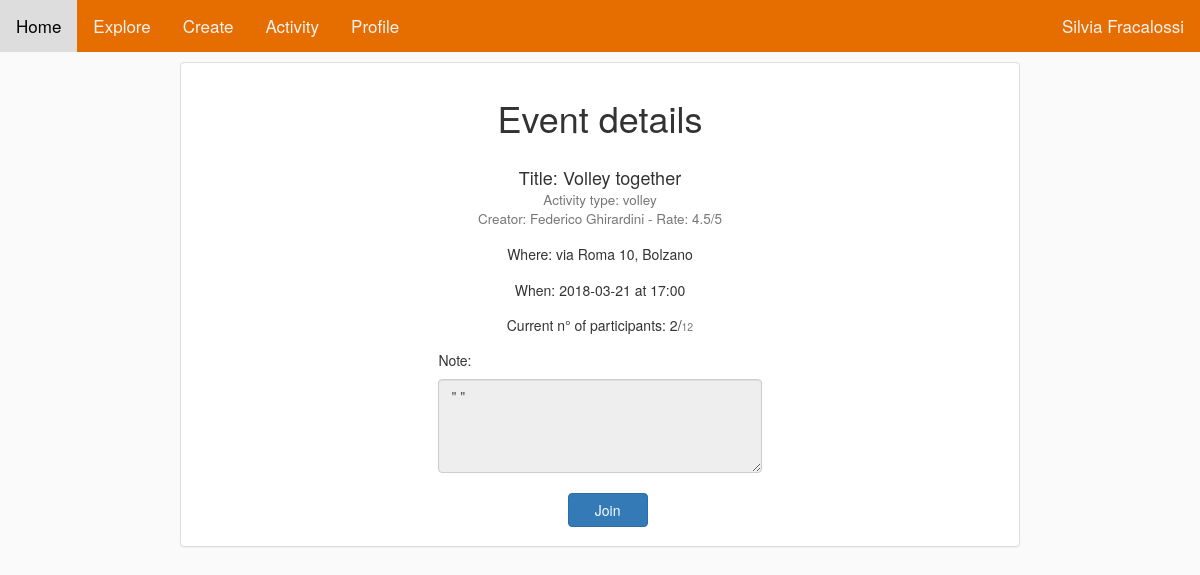
/NOSTRIFILE/SIT_OLD/event_details.php?id=207196622 (signed in), run on the app's committed database.
### tables this page shows
CREATE TABLE athletes (
    ath_id INT NOT NULL AUTO_INCREMENT,
    ath_firstname VARCHAR(20) NOT NULL,
    ath_lastname VARCHAR(20) NOT NULL,
    ath_email VARCHAR(45) NOT NULL,
    ath_username VARCHAR(25) UNIQUE NOT NULL,
    ath_password VARCHAR(32) NOT NULL,
    PRIMARY KEY (ath_id)
);

CREATE TABLE events (
    ev_id INT NOT NULL,
    ev_creator_id INT NOT NULL,
    ev_title VARCHAR(45) NOT NULL,
    ev_sport ENUM('running', 'soccer', 'volley') NOT NULL,
    ev_max_partic INT NOT NULL,
    ev_date DATE NOT NULL,
    ev_time TIME NOT NULL,
    ev_street VARCHAR(45) NOT NULL,
    ev_civic_number INT DEFAULT '1',
    ev_city VARCHAR(45) NOT NULL,
    ev_zip INT(5) NOT NULL,
    ev_lat VARCHAR(15) DEFAULT NULL,
    ev_long VARCHAR(15) DEFAULT NULL,
    ev_visibility TINYINT(1) DEFAULT '0' COMMENT '0 public, 1 private',
    ev_note VARCHAR(150) DEFAULT NULL,
    PRIMARY KEY (ev_id),
    FOREIGN KEY (ev_creator_id) REFERENCES athletes(ath_id)
);

### NOSTRIFILE/SIT_OLD/DatabaseConnector.php (called while the page is built, shortened)
<?php
$servername = "localhost";
$dbuser = "root";
$dbpass = "";
$dbname = "sit";
function getEvent($id){
    global $servername, $dbuser, $dbpass, $dbname;
    $conn = new mysqli($servername, $dbuser, $dbpass, $dbname);
    $select = "SELECT ev_id, ev_creator_id, ev_title, ev_sport, ev_max_partic, ev_date, DATE_FORMAT(ev_time, '%H:%i') as ev_time, ev_street, ev_civic_number, ev_city, ev_zip, ev_lat, ev_long, ev_visibility, ev_note";
    $sql = $select." FROM events WHERE ev_id LIKE \"".$id."\" LIMIT 1;";
    $result = $conn->query($sql);
    if ($result->num_rows > 0) {
        return $result;
    } else {
        return array();
    }
}
function getAthlete($id){
    global $servername, $dbuser, $dbpass, $dbname;
    $conn = new mysqli($servername, $dbuser, $dbpass, $dbname);
    $sql = "SELECT * FROM athletes WHERE ath_id LIKE \"".$id."\" LIMIT 1;";
    $result = $conn->query($sql);
    if ($result->num_rows > 0) {
        return $result;
    } else {
        return array();
    }
}
function getNrParticipants($ev_id){
    global $servername, $dbuser, $dbpass, $dbname;
    $conn = new mysqli($servername, $dbuser, $dbpass, $dbname);
    $sql = "SELECT COUNT(*) AS \"count\" FROM participates WHERE par_event_id LIKE " . $ev_id . " GROUP BY par_event_id LIMIT 1;";
    $result = $conn->query($sql);
    if ($result->num_rows > 0) {
        foreach($result as $number){
            $count = $number["count"];
        }
        return $count;
    } else {
        return 0;
    }
}
function getAthleteAvgRate($user_id) {
    global $servername, $dbuser, $dbpass, $dbname;
    $conn = new mysqli($servername, $dbuser, $dbpass, $dbname);
    $sql = "SELECT ROUND(AVG(par_rate),1) as \"rate\" FROM participates, events WHERE events.ev_id = participates.par_event_id AND events.ev_creator_id=".$user_id.";";
    $result = $conn->query($sql);
    if ($result->num_rows > 0) {
        while ($row = $result->fetch_assoc()) {
            $rate = $row["rate"];
        }
        return $rate;
    } else {
        echo "<script type='text/javascript'>alert('Something went wrong...\\nPlease, try again.');</script>";
    }
}
?>

### NOSTRIFILE/SIT_OLD/event_details.php (the view, shortened to what this page needs)
<!DOCTYPE html>
<?php
include ("DatabaseConnector.php");
$resAth = getAthlete($_SESSION["id"]);
foreach ($resAth as $record){
    $name = $record["ath_firstname"] . " " . $record["ath_lastname"];
}
if(!empty($_GET)){
    $res = getEvent($_GET["id"]);
    foreach($res as $record){
        $creator = getAthlete($record["ev_creator_id"]);
        $rate = getAthleteAvgRate($record["ev_creator_id"]);
        foreach($creator as $record2){
            $creatorName = $record2["ath_firstname"];
            $creatorSurname = $record2["ath_lastname"];
        }
        $ev_id = $record["ev_id"];
        $title = $record["ev_title"];
        $sport = $record["ev_sport"];
        $maxPart = $record["ev_max_partic"];
        $date = $record["ev_date"];
        $time = $record["ev_time"];
        $city = $record["ev_city"];
        $street = $record["ev_street"];
        $civic_number = $record["ev_civic_number"];
        $note = $record["ev_note"];
        $currentPartic = getNrParticipants($ev_id);
    }
}
?>
<html>
<head>
    <link rel="stylesheet" href="https://maxcdn.bootstrapcdn.com/bootstrap/3.3.7/css/bootstrap.min.css">
    <link rel="stylesheet" href="global.css">
</head>
<body>
    <div class="topnav" id="myTopnav">
        <a href="home.php">Home</a>
        <a href="explore.php">Explore</a>
        <a href="create.php">Create</a>
        <a href="activity.php">Activity</a>
        <a href="profile.php">Profile</a>
        <?php echo "<a href=\"profile.php\" id=\"userBar\" style=\"float: right;\">" . $name . "</a>"; ?>
    </div>
    <?php if ($note != "") { ?>
    <div class="panel panel-default" style="width: 70%; height: 485px; margin: 0 auto; margin-top: 10px;">
     <?php } else { ?>
     <div class="panel panel-default" style="width: 70%; height: 365px; margin: 0 auto; margin-top: 10px;">
       <?php } ?>
       <div class="panel-body">
           <div class="row" style="text-align: center;">
            <h1>Event details</h1>
        </div>
        <div class="row" style="text-align: center; margin-top: 10px;">
            <h4>Title: <?= $title ?><br>
                <small style="text-align: center;">Activity type: <?=$sport ?></small><br>
                <small>Creator: <?= $creatorName ?> <?= $creatorSurname ?>
                    <?php
                    if ($rate != ""){
                        ?>
                        - Rate: <?= $rate ?>/5
                        <?php } ?>
                    </small>
                </h4>
            </div>
            <div class="row" style="text-align: center;">
                <h5>Where: <?= $street ?> <?= $civic_number ?>, <?= $city ?></h5>
            </div>
            <div class="row" style="text-align: center;">
                <h5>When: <?= $date ?> at <?= $time ?></h5>
            </div>
            <div class="row" style="text-align: center;">
                <h5>Current n° of participants: <?= $currentPartic ?>/<small><?= $maxPart ?></small></h5>
            </div>
            <?php if ($note != "") { ?>
            <div class="row" style="width: 40%; margin: 0 auto;">
                <h5>Note:</h5>
                <textarea class="form-control" rows="4" cols=100% readonly>"<?= $note ?>"</textarea>
            </div>
            <?php } ?>
            <div class="row" style="margin-left: 46%; margin-top: 20px;">
                <form method="POST" action="event_details.php">
                   <button type="submit" class="btn btn-primary" style="width: 80px;">Join</button>
               </form>
           </div>
       </div>
   </div>
</body>
</html>

### NOSTRIFILE/SIT_OLD/global.css (style rules this page uses)
.topnav { background-color: #E66E00; overflow: hidden; }
.topnav a { float: left; display: block; color: #f2f2f2; text-align: center; padding: 14px 16px; text-decoration: none; font-size: 17px; }
body { background-color: #FAFAFA; }
button { background-size: cover; background-color: #eee; }

### data on the page
athletes: name "Silvia Fracalossi"
events: ev_title "Volley together", ev_sport "volley", ev_street "via Roma", ev_civic_number "10", ev_city "Bolzano", ev_date "2018-03-21", ev_max_partic "12", ev_note "\" \""
athletes: ath_firstname "Federico", ath_lastname "Ghirardini"

### other printed values
$rate "4.5"
$time "17:00"
$currentPartic "2"
